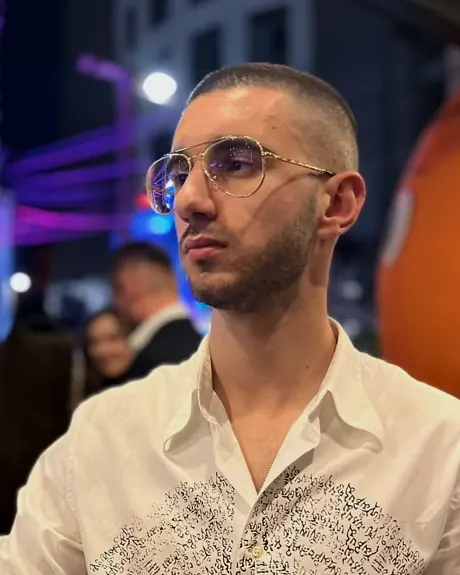
#> input picture assets/photos/about-founder.3a2ca560-460.webp, 460 x 575 px
$ python -i photos.py   (imports and definitions only)
#> lines starting #> are read from the running program, lines starting #| are printed output that depends on the picture
"""Grade, resize, encode and place the site's photography.

One tool owns the whole path from a master in _src/photos/ to the <picture>
block in the page, because the output filenames carry a content hash and
hand-written markup would break on every rebuild. Same bargain as
_tools/chrome.py, which owns the nav, footer, head assets and closing CTA for
the same reason, and the regions are delimited the same way: explicit HTML
comments, never tag matching.

The masters are NOT in the repo. They are 18.6 MB of PNG in _src/photos/, which
.gitignore and .assetsignore both exclude. What ships is assets/photos/, which
is about a tenth of that. Anyone rebuilding needs the masters; anyone serving
the site does not.

Run:  python _tools/photos.py           grade, encode, write markup
      python _tools/photos.py --check   exit 1 if anything is out of date
"""
import hashlib
import io
import json
import os
import re
import sys

try:
    from PIL import Image, ImageStat
except ImportError:
    sys.exit("Pillow is required:  pip install Pillow")

from PIL import features
# [3 lines not run here, left out]

ROOT = os.path.dirname(os.path.dirname(os.path.abspath(__file__)))
SRC = os.path.join(ROOT, "_src", "photos")
OUT = os.path.join(ROOT, "assets", "photos")
MANIFEST = os.path.join(OUT, "manifest.json")

# ── The grade ────────────────────────────────────────────────────────────────
#
# A "light unifying pass": the set should read as one shoot without any frame
# looking treated.
#
# Measured across all eleven masters on 2026-10-14, which is what these
# constants come from:
#
#   black point   0 .. 7      median 4
#   white point   183 .. 250  median 237
#   R/B ratio     0.623 .. 1.335   median 1.102
#   mean luma     64.8 .. 121.4    median 82.9
#
# Two things the measurement ruled out, recorded because the obvious version of
# this function does both and wrecks the two best frames:
#
#   * NO common white point. twilight-van tops out at 183 because it is a night
#     scene. Stretching it to 237 blows out the dusk sky that makes it the
#     homepage hero.
#   * NO white-balance normalisation. solar-rooftop sits at R/B 0.623 because
#     it is a blue sky at noon and founder sits at 1.335 because it is tungsten
#     and neon at night. Pulling both to 1.102 turns the sky grey. These images
#     are SUPPOSED to disagree; they are different times of day.
#
# So only the black point is matched outright. Warmth and midtone are pulled a
# capped fraction of the way to the median, which tightens the set without
# neutralising anything.
BLACK_TARGET = 4.0      # every frame lands its 0.5th percentile here
WARM_MEDIAN = 1.102     # measured set median of mean(R)/mean(B)
WARM_PULL = 0.15        # fraction of the distance to WARM_MEDIAN
LUMA_MEDIAN = 82.9      # measured set median of mean luminance
LUMA_PULL = 0.10
GAIN_CLAMP = 0.08       # no channel gain may exceed +/- 8 percent

# ── The slots ────────────────────────────────────────────────────────────────
#
# kind decides the widths, the sizes attribute and the byte ceiling.
WIDTHS = {"hero": (640, 1024, 1600), "inline": (480, 800, 1200), "portrait": (280, 560)}
SIZES = {
    "hero-bleed": "100vw",
    "hero-split": "(min-width: 961px) 52vw, 100vw",
    "plate": "100vw",
    "inline": "(min-width: 961px) 46vw, 100vw",
    "portrait": "(min-width: 961px) 220px, 160px",
}
# Largest-width AVIF ceiling per kind, in KB. Enforced by the gate, not hoped for.
CEILING = {"hero": 140, "inline": 90, "portrait": 40}


class Slot:
    def __init__(self, region, src, kind, shape, page, alt, caption,
                 crop=None, focus=0.5, lcp=False):
        self.region = region      # the marker name, unique across the site
        self.src = src            # filename in _src/photos/
        self.kind = kind          # hero | inline | portrait  -> widths, ceiling
        self.shape = shape        # key into SIZES -> the sizes attribute
        self.page = page
        self.alt = alt            # what it shows, for a screen reader
        self.caption = caption    # what it argues, visible under the rule
        self.crop = crop          # (l, t, r, b) on the master, before anything
        self.focus = focus        # vertical centre of the crop, 0 top 1 bottom
        self.lcp = lcp            # the page's hero: preloaded, never lazy

    @property
    def slug(self):
        return self.region


# Captions carry the argument; they never report a result. The site has no
# client results and says so in its own footer, so a caption claiming one would
# contradict the page it sits on.
SLOTS = [
    Slot("index-hero", "twilight-van.png", "hero", "hero-bleed", "index.html",
         "A technician taking tools from the open back of a work van on a "
         "driveway at dusk, with a lit house behind him.",
         "The call that comes in after six is the one that decides who gets "
         "the job.", lcp=True),

    Slot("index-problem", "homeowner-garage.png", "inline", "inline", "index.html",
         "A homeowner standing beside a water heater in his garage, one hand "
         "on his head, looking at his phone.",
         "He has already filled in three forms. Whoever answers first is the "
         "one he ends up talking to."),

    Slot("index-sequence", "message-kitchen.png", "inline", "inline", "index.html",
         "A pair of hands holding a phone in a dim kitchen, a message bubble "
         "lighting the screen.",
         "A reply inside a minute still reads as a person."),

    Slot("index-operate", "office-calendar.png", "inline", "inline", "index.html",
         "An office manager at a desk looking at a week view on a monitor, "
         "full of colour-coded appointments.",
         "Appointments land in the calendar the office already runs on."),

    Slot("hvac-hero", "rooftop-hvac.png", "hero", "hero-split", "hvac.html",
         "An HVAC technician crouched beside a rooftop condenser at sunset, "
         "reading a set of manifold gauges.",
         "A no-heat call at six in the evening, answered before they work "
         "down the list.", lcp=True),

    Slot("solar-hero", "solar-rooftop.png", "hero", "hero-split", "solar.html",
         "Two harnessed installers setting a solar panel onto roof rails "
         "under a clear sky.",
         "A quote request that went to three other installers in the same "
         "sitting.", lcp=True),

    Slot("solar-compare", "homeowner-tablet.png", "inline", "inline", "solar.html",
         "A homeowner sitting on a sofa in the evening, reading on a tablet.",
         "Most of the decision happens in the weeks after the first reply, "
         "not during it."),

    Slot("contact-hero", "handshake-door.png", "hero", "hero-split", "contact.html",
         "A technician and a homeowner shaking hands in an open front "
         "doorway, a work van at the kerb.",
         "The job that got booked because somebody answered.", lcp=True),

    Slot("about-plate", "van-dashboard.png", "hero", "plate", "about.html",
         "A phone face down on the dashboard of a work truck at golden hour, "
         "beside a clipboard of job sheets.",
         "The phone stays in the van. Nothing was neglected; the work and the "
         "enquiries simply happened at the same time.", lcp=True),

    Slot("services-web", "phone-toolbox.png", "inline", "inline", "services.html",
         "A phone propped against a toolbox in a truck bed showing a "
         "contractor website, a technician working at a condenser behind.",
         "Most homeowners meet the company on a phone before they meet "
         "anybody from it."),

    # Measured, not guessed: the master is a 739x1600 phone screenshot whose
    # letterbox bars occupy rows 0..305 and 1585..1599, leaving 739x1279.
    #
    # The crop is already 4:5 (460x575) so the portrait rule below is a no-op
    # on it. It is placed by hand rather than centred because this frame is an
    # evening event photograph: centring it keeps an orange inflatable and a
    # lit bar in shot, and the whole job here is to leave as little of the
    # venue in the frame as the resolution allows.
    Slot("about-founder", "founder.jpeg", "portrait", "portrait", "about.html",
         "Deni, founder of ProAffy.",
         "Deni, Founder",
         crop=(150, 420, 610, 995)),
]

MARKERS = {s.region: (f"  <!-- photo:{s.region} -->",
                      f"  <!-- /photo:{s.region} -->") for s in SLOTS}

# Blog posts carry no photograph of their own, but their BlogPosting structured
# data should name an image representative of the article. All six pointed at
# the same share card, which is the weakest thing you can tell Google about six
# different articles.
#
# These reuse derivatives that already exist, so the mapping costs no bytes.
# The largest WEBP is chosen rather than the AVIF: this URL is read by crawlers
# and link unfurlers rather than by the site, and WebP is the wider bet.
#
# Deliberately NOT done: Google asks for 16x9, 4x3 and 1x1 crops of each
# article image "for best results". Generating those for these four masters
# came to about 1.9 MB of files no visitor would ever load, against a repo
# whose entire image payload is 2.3 MB. One representative image per article,
# already above the 800,000 pixel minimum, is the trade taken here.
ARTICLE_IMAGE = {
    "blog-thermogrowth-engine.html": "index-sequence",      # the first reply
    "blog-hvac-seo.html": "services-web",                   # found on a phone
    "blog-hvac-geo.html": "solar-compare",                  # homeowner researching
    "blog-hvac-websites.html": "services-web",
    "blog-hvac-digital-presence.html": "services-web",
    "blog-solar-quote-requests.html": "solar-hero",
}


# [29 lines left out: functions article_image, set_article_image, not called in this run]


# ── Grading ──────────────────────────────────────────────────────────────────

def percentile(hist, total, p):
    want, acc = total * p, 0
    for value, count in enumerate(hist):
        acc += count
        if acc >= want:
            return float(value)
    return 255.0


def analyse(im):
    grey = im.convert("L")
    hist = grey.histogram()
    total = sum(hist)
    r, g, b = ImageStat.Stat(im).mean
    return {
        "black": percentile(hist, total, 0.005),
        "white": percentile(hist, total, 0.995),
        "r": r, "g": g, "b": b,
        "luma": 0.299 * r + 0.587 * g + 0.114 * b,
    }


def clamp_gain(gain):
    return max(1.0 - GAIN_CLAMP, min(1.0 + GAIN_CLAMP, gain))


def grade(im):
    """Match the black point outright; pull warmth and midtone a capped way."""
    before = analyse(im)

    # Black point: subtract what is there, add back the shared target. The white
    # point is deliberately untouched, see the note at the top of this file.
    lift = BLACK_TARGET - before["black"]

    # Warmth: a capped pull of R and B toward the set median R/B, in opposite
    # directions so overall exposure does not move. G is never touched, which
    # is what keeps skin where it is.
    ratio = before["r"] / before["b"] if before["b"] else 1.0
    target = ratio + (WARM_MEDIAN - ratio) * WARM_PULL
    adjust = (target / ratio) ** 0.5 if ratio else 1.0
    gain_r, gain_b = clamp_gain(adjust), clamp_gain(1.0 / adjust)

    # Midtone: a capped pull toward the set median luminance, as a gamma so the
    # ends stay put and only the middle moves.
    want_luma = before["luma"] + (LUMA_MEDIAN - before["luma"]) * LUMA_PULL
    gamma = 1.0
    if before["luma"] > 1 and want_luma > 1:
        import math
        gamma = math.log(want_luma / 255.0) / math.log(before["luma"] / 255.0)
        gamma = max(0.92, min(1.08, gamma))

    def lut(gain):
        table = []
        for v in range(256):
            x = (v + lift) * gain
            x = 255.0 * ((max(x, 0.0) / 255.0) ** gamma)
            table.append(int(max(0, min(255, round(x)))))
        return table

    out = im.point(lut(gain_r) + lut(1.0) + lut(gain_b))
    return out, before, analyse(out), {
        "lift": lift, "gain_r": gain_r, "gain_b": gain_b, "gamma": gamma}


# ── Deriving ─────────────────────────────────────────────────────────────────

# [223 lines left out: functions encode, derive, srcset, picture_block, preload_link, fill_regions and 1 more, not called in this run]


# [2 lines not run here, left out]

>>> from PIL import Image
>>> picture = Image.open('../assets/photos/about-founder.3a2ca560-460.webp')
#> picture is the input picture: PIL image 460x575 RGB; mean R, G, B 121.5, 97, 91.4
>>> result = grade(picture)
#> in analyse, `grey = im.convert("L")`:
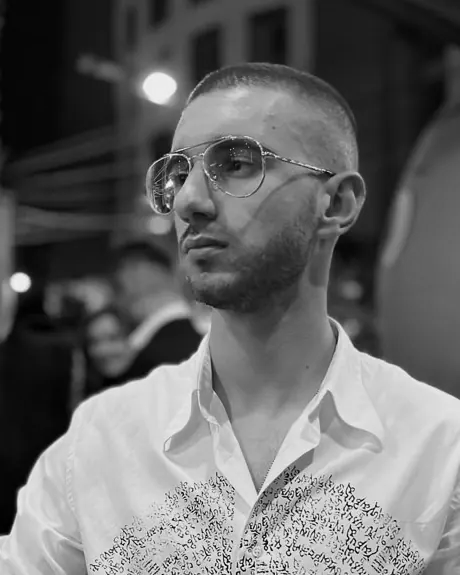
#> grey: PIL image 460x575 L; min 0, max 249, mean 103.7
#> in analyse, `hist = grey.histogram()`: hist = 256 values, max 4612 at index 7, min 0 at index 245, mean 1033.2
#> in analyse, `total = sum(hist)`: total = 264500
#> in analyse, `r, g, b = ImageStat.Stat(im).mean`: r = 121.5; g = 97.04; b = 91.4
#> in percentile, `want, acc = total * p, 0`: want = 1322.5; acc = 0
#> the loop in percentile, `for value, count in enumerate(hist):` made 7 passes
#> (count, acc) on passes 1 to 7: (7, 7), (79, 86), (112, 198), (213, 411), (204, 615), (421, 1036), (3816, 4852)
#> after the loop in percentile, `for value, count in enumerate(hist):`: acc = 4852
#> the loop in percentile, `for value, count in enumerate(hist):` made 230 passes
#> after the loop in percentile, `for value, count in enumerate(hist):`: acc = 263200
#> in grade, `before = analyse(im)`: before = {'black': 6, 'white': 229, 'r': 121.5, 'g': 97.04, 'b': 91.4, 'luma': 103.7}
#> in grade, `lift = BLACK_TARGET - before["black"]`: lift = -2
#> in grade, `ratio = before["r"] / before["b"] if before["b"] else 1.0`: ratio = 1.33
#> in grade, `target = ratio + (WARM_MEDIAN - ratio) * WARM_PULL`: target = 1.3
#> in grade, `adjust = (target / ratio) ** 0.5 if ratio else 1.0`: adjust = 0.987
#> in grade, `gain_r, gain_b = clamp_gain(adjust), clamp_gain(1.0 / adjust)`: gain_b = 1.01
#> in grade, `want_luma = before["luma"] + (LUMA_MEDIAN - before["luma"]) * LUMA_PULL`: want_luma = 101.6
#> in grade, `gamma = math.log(want_luma / 255.0) / math.log(before["luma"] / 255.0)`: gamma = 1.02
#> the loop in lut, `for v in range(256):` made 256 passes
#> x on passes 1 to 3: 0, 0, 0
#> after the loop in lut, `for v in range(256):`: table = 256 values from 0 to 250
#> the loop in lut (call 2), `for v in range(256):` made 256 passes
#> the loop in percentile (call 2), `for value, count in enumerate(hist):` made 5 passes
#> (count, acc) on passes 1 to 5: (29, 29), (328, 357), (274, 631), (338, 969), (2419, 3388)
#> the loop in percentile (call 2), `for value, count in enumerate(hist):` made 227 passes

$ run again, on assets/photos/about-plate.65436604-1024.webp
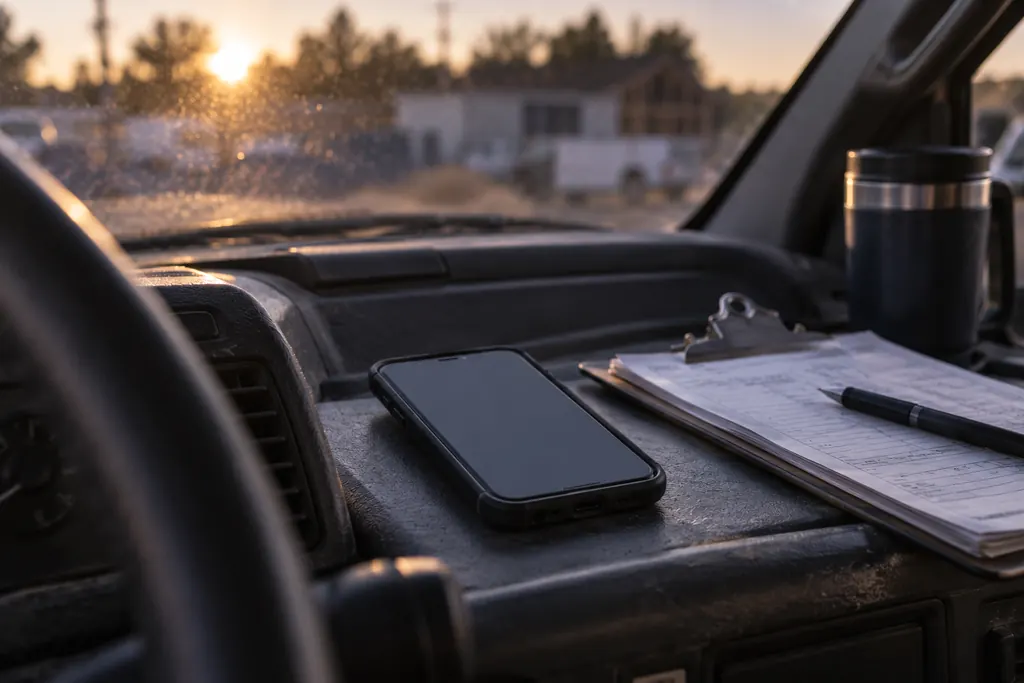
#> input picture assets/photos/about-plate.65436604-1024.webp, 1024 x 683 px
#> picture is the input picture: PIL image 1024x683 RGB; mean R, G, B 74, 67.2, 67.6
#> in analyse, `grey = im.convert("L")`:
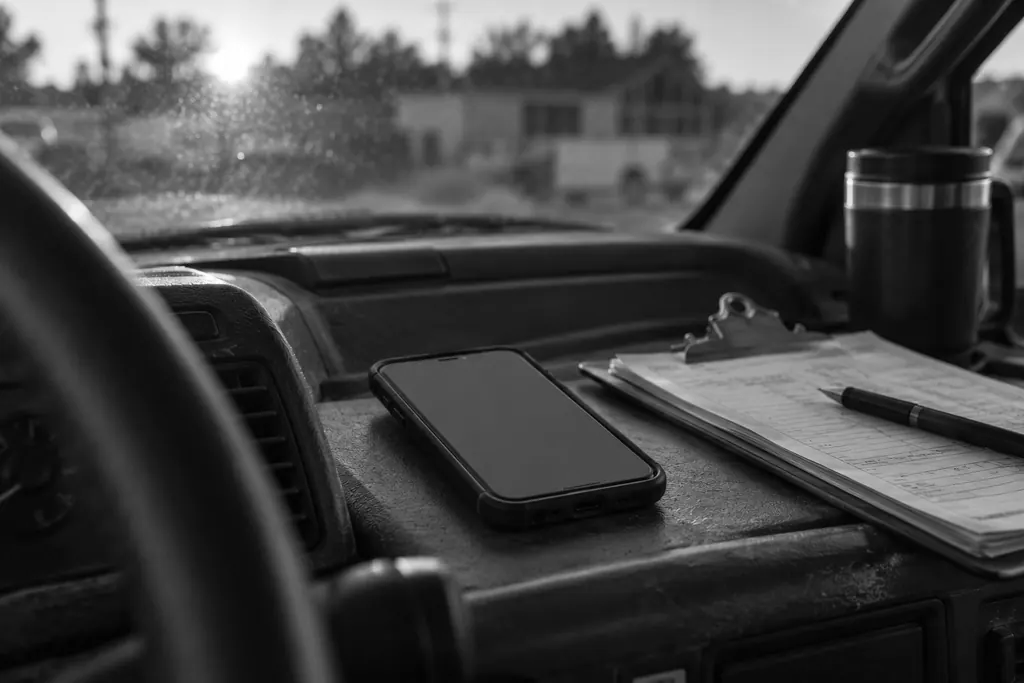
#> grey: PIL image 1024x683 L; min 0, max 255, mean 69.3
#> hist = 256 values, max 15184 at index 16, min 2 at index 0, mean 2732
#> total = 699392
#> r = 74.05; g = 67.19; b = 67.63
#> in percentile, `want, acc = total * p, 0`: want = 3497; acc = 0
#> the loop in percentile, `for value, count in enumerate(hist):` made 6 passes
#> (count, acc) on passes 1 to 6: (2, 2), (24, 26), (144, 170), (1121, 1291), (1082, 2373), (3682, 6055)
#> after the loop in percentile, `for value, count in enumerate(hist):`: acc = 6055
#> the loop in percentile, `for value, count in enumerate(hist):` made 238 passes
#> after the loop in percentile, `for value, count in enumerate(hist):`: acc = 695985
#> before = {'black': 5, 'white': 237, 'r': 74.05, 'g': 67.19, 'b': 67.63, 'luma': 69.29}
#> lift = -1
#> ratio = 1.09
#> target = 1.1
#> adjust = 1
#> want_luma = 70.65
#> gamma = 0.985
#> the loop in lut, `for v in range(256):` made 256 passes
#> x on passes 1 to 3: 0, 0, 1.09
#> after the loop in lut, `for v in range(256):`: table = 256 values from 0 to 254
#> the loop in lut (call 2), `for v in range(256):` made 256 passes
#> the loop in percentile (call 2), `for value, count in enumerate(hist):` made 5 passes
#> (count, acc) on passes 1 to 5: (9, 9), (160, 169), (1111, 1280), (1093, 2373), (3676, 6049)
#> the loop in percentile (call 2), `for value, count in enumerate(hist):` made 237 passes

$ run again, on assets/photos/contact-hero.0de2dc75-1536.webp
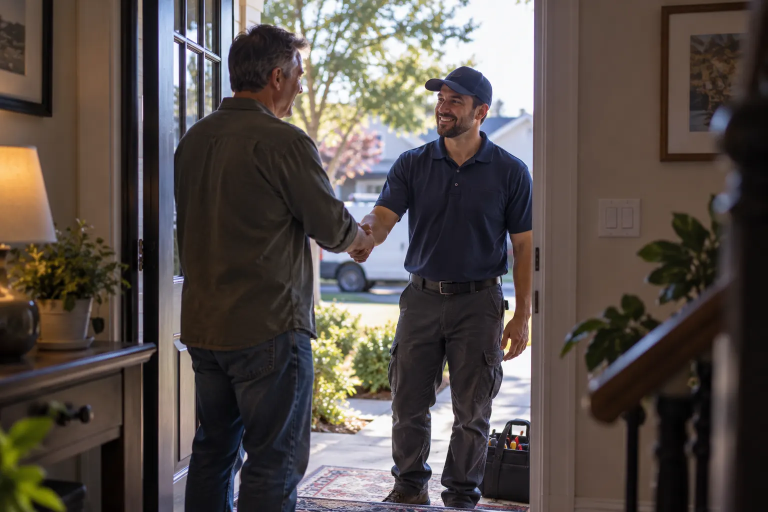
#> input picture assets/photos/contact-hero.0de2dc75-1536.webp, 1536 x 1024 px (shown at 1/2 size)
#> picture is the input picture: PIL image 1536x1024 RGB; mean R, G, B 86.4, 77.8, 73.2
#> in analyse, `grey = im.convert("L")`:
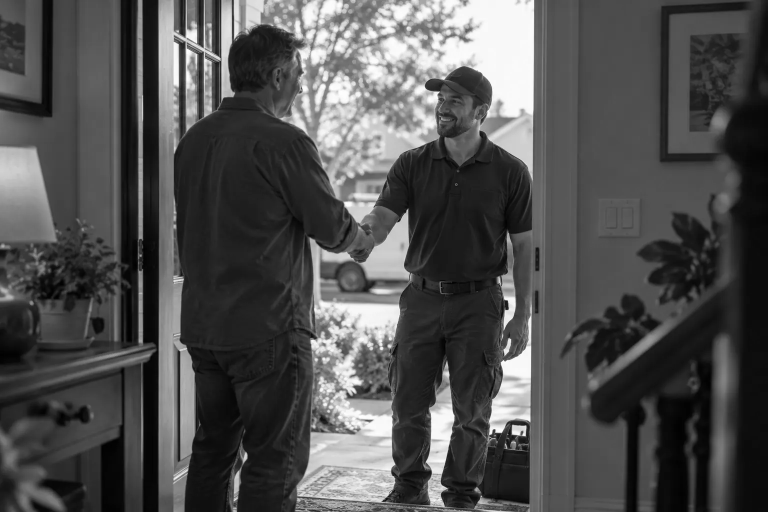
#> grey: PIL image 1536x1024 L (shown at 1/2 size); min 0, max 255, mean 79.8
#> hist = 256 values, max 28603 at index 34, min 20 at index 0, mean 6144
#> total = 1572864
#> r = 86.35; g = 77.76; b = 73.18
#> in percentile, `want, acc = total * p, 0`: want = 7864.3; acc = 0
#> the loop in percentile, `for value, count in enumerate(hist):` made 6 passes
#> (count, acc) on passes 1 to 6: (20, 20), (277, 297), (987, 1284), (2838, 4122), (2687, 6809), (6296, 13105)
#> after the loop in percentile, `for value, count in enumerate(hist):`: acc = 13105
#> the loop in percentile, `for value, count in enumerate(hist):` made 251 passes
#> after the loop in percentile, `for value, count in enumerate(hist):`: acc = 1570476
#> before = {'black': 5, 'white': 250, 'r': 86.35, 'g': 77.76, 'b': 73.18, 'luma': 79.81}
#> lift = -1
#> ratio = 1.18
#> target = 1.17
#> adjust = 0.995
#> gain_b = 1
#> want_luma = 80.12
#> gamma = 0.997
#> the loop in lut, `for v in range(256):` made 256 passes
#> x on passes 1 to 3: 0, 0, 1.01
#> after the loop in lut, `for v in range(256):`: table = 256 values from 0 to 253
#> the loop in lut (call 2), `for v in range(256):` made 256 passes
#> x on passes 1 to 3: 0, 0, 1.02
#> the loop in percentile (call 2), `for value, count in enumerate(hist):` made 5 passes
#> (count, acc) on passes 1 to 5: (122, 122), (1149, 1271), (2850, 4121), (2687, 6808), (6297, 13105)
#> the loop in percentile (call 2), `for value, count in enumerate(hist):` made 249 passes
